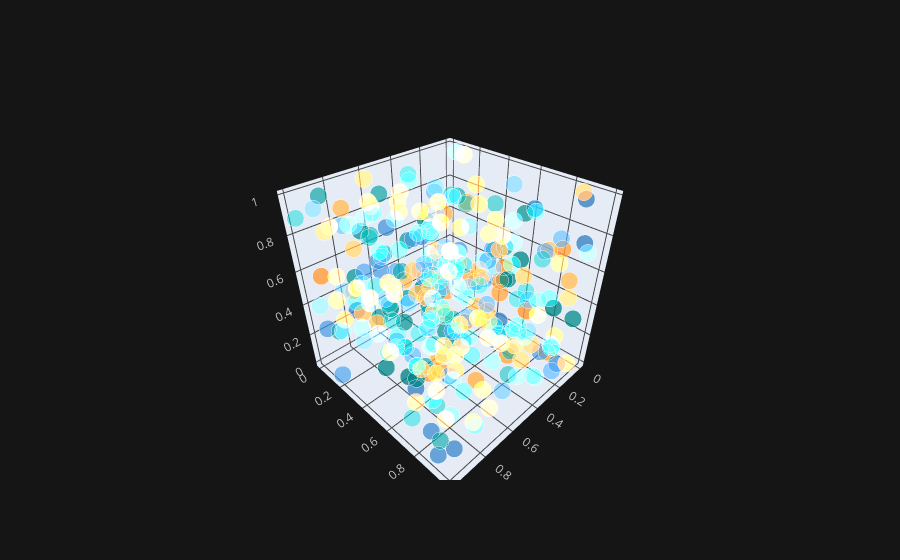

This figure's notebook cell:
### Code cell
df.iplot(x='a', y='b', z='c',kind='scatter3d',mode='markers',colors=['orange','teal','blue'])

### Figure 1 — Plotly figure (JSON) as saved in the notebook; plotly's stock layout.template omitted (floating-point values rounded to 4 significant figures; data arrays with more than 128 entries replaced by an {"elided": "..."} marker saying what was removed)
{"data": [{"marker": {"color": {"elided": "300 str values"}, "opacity": 0.8, "size": {"elided": "300 int values"}, "symbol": "circle"}, "mode": "markers", "text": {"elided": "300 str values"}, "type": "scatter3d", "x": {"elided": "300 float values"}, "y": {"elided": "300 float values"}, "z": {"elided": "300 float values"}}], "layout": {"legend": {"bgcolor": "#151516", "font": {"color": "#D9D9D9"}}, "paper_bgcolor": "#151516", "plot_bgcolor": "#151516", "scene": {"xaxis": {"gridcolor": "#434343", "showgrid": true, "tickfont": {"color": "#C2C2C2"}, "title": {"font": {"color": "#D9D9D9"}, "text": ""}, "zerolinecolor": "#666570"}, "yaxis": {"gridcolor": "#434343", "showgrid": true, "tickfont": {"color": "#C2C2C2"}, "title": {"font": {"color": "#D9D9D9"}, "text": ""}, "zerolinecolor": "#666570"}, "zaxis": {"gridcolor": "#434343", "showgrid": true, "tickfont": {"color": "#C2C2C2"}, "title": {"font": {"color": "#D9D9D9"}, "text": ""}, "zerolinecolor": "#666570"}}, "title": {"font": {"color": "#D9D9D9"}}}}
